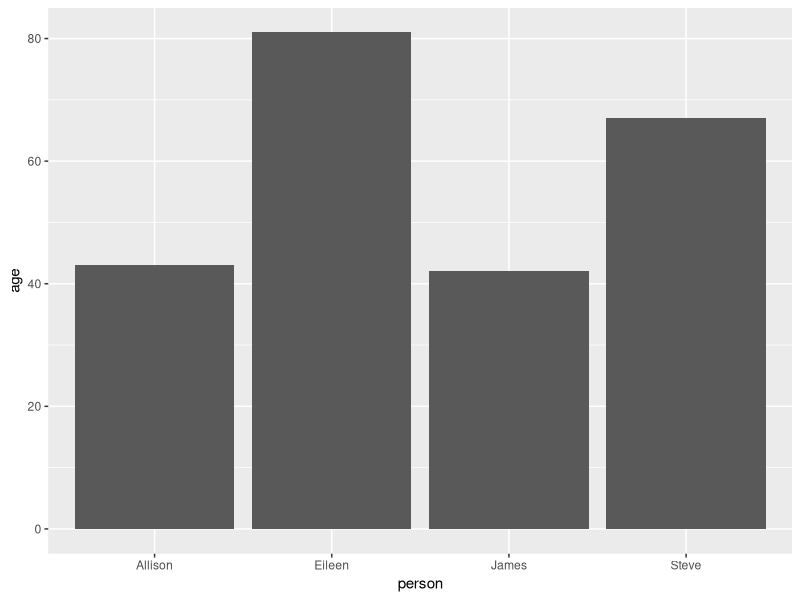

Generate this figure with R:
### Import Data and Create Graph

df <- read.csv("data_raw/ages.csv")
head(df)

library(tidyverse)

p<-ggplot(df, aes(x=person, y=age)) + geom_col()
ggsave("img/fig1.png", p, width=5, height=6)
